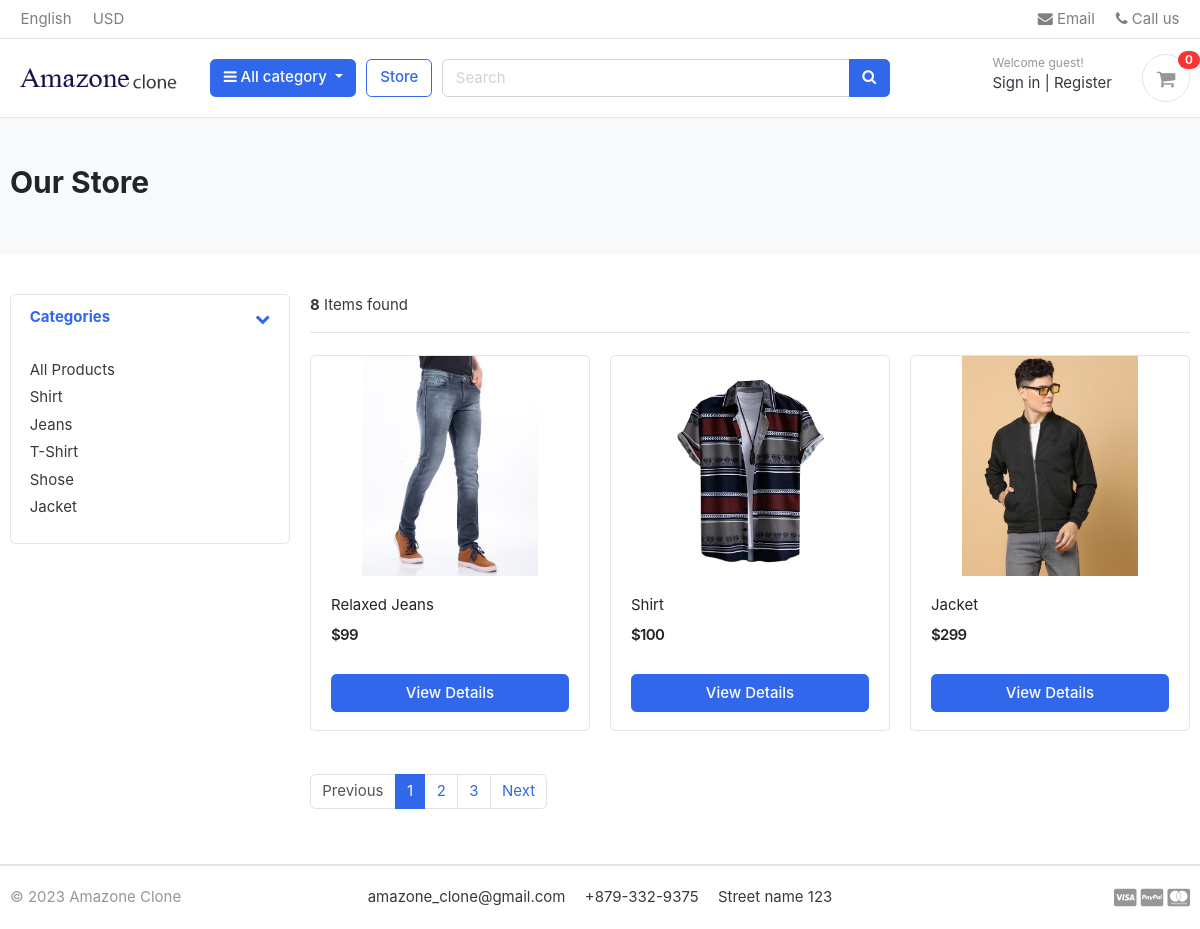
Page /store/ on the earlier database version.
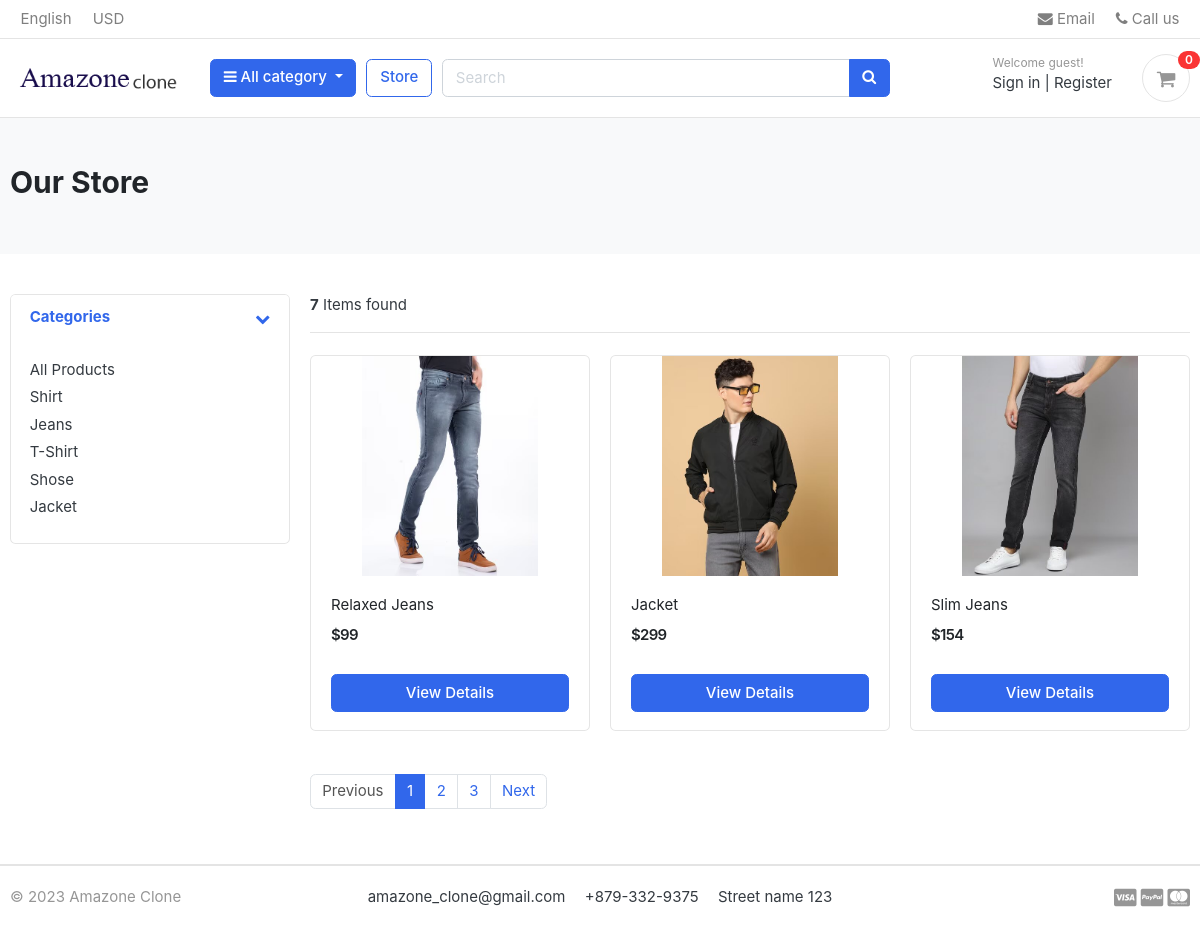
Same page on the later database version.
### category/models.py (models this page shows, shortened)
class Category(models.Model):
    category_name  = models.CharField(max_length=100)
    slug           = models.CharField(max_length=100, unique=True)
    description    = models.TextField(max_length=100, blank=True)
    cat_img        = models.ImageField(upload_to="photos/categories", blank=True)
    class Meta:
        verbose_name        = 'category'
        verbose_name_plural = 'categories'
    def get_url(self):
        return reverse('products_by_category', args=[self.slug])

### store/models.py (models this page shows, shortened)
class Product(models.Model):
    product_name    = models.CharField(max_length=100, unique=True)
    description     = models.TextField(max_length=500, blank=True)
    slug            = models.SlugField(max_length=100, unique=True)
    price           = models.IntegerField()
    images          = models.ImageField(upload_to='products')
    stock           = models.IntegerField()
    is_available    = models.BooleanField(default=True)
    category        = models.ForeignKey(Category, on_delete=models.CASCADE)
    created_date    = models.DateTimeField(auto_now_add=True)
    modified_date   = models.DateTimeField(auto_now=True)
    def get_url(self):
        return reverse('product_detail', args=[self.category.slug, self.slug])

### store/views.py (the view)
# urls.py: path('store/', include('store.urls')),
def store(request, category_slug=None):
    categories = None
    products = None
    if category_slug != None:
        categories = get_object_or_404(Category, slug=category_slug)
        products = Product.objects.filter(category=categories, is_available=True).order_by('id')
        paginator = Paginator(products, 1)
        page = request.GET.get('page')
        paged_products = paginator.get_page(page)
        product_count = products.count()
    else:
        products = Product.objects.all().filter(is_available=True).order_by('id')
        paginator = Paginator(products, 3)
        page = request.GET.get('page')
        paged_products = paginator.get_page(page)
        product_count = products.count()
    context = {
        'products': paged_products,
        'product_count': product_count,
    }
    return render(request, 'store/store.html', context)

### carts/context_processors.py (called while the page is built)
def counter(request):
    cart_count = 0
    if 'admin' in request.path:
        return{}
    else:
        try:
            cart = Cart.objects.filter(cart_id=_cart_id(request))
            if request.user.is_authenticated:
                cart_items = CartItem.objects.all().filter(user=request.user)
            else:
                cart_items = CartItem.objects.all().filter(cart=cart[:1])
            for cart_item in cart_items:
                cart_count += cart_item.quantity
        except Cart.DoesNotExist:
            cart_count = 0
    return dict(cart_count=cart_count)

### carts/views.py (called while the page is built)
def _cart_id(request):
    cart = request.session.session_key
    if not cart:
        cart = request.session.create()
    return cart

### category/context_processors.py (called while the page is built)
def menu_links(request):
    links = Category.objects.all()
    return dict(links=links)

### templates/store/store.html (shortened to what this page needs)
{% extends 'base.html' %}
{% load static %}
{% block content %}
<section class="section-pagetop bg">
    <div class="container">
        {% if 'search' in request.path %}
            <h2 class="title-page">Search Result</h2>
        {% else %}
            <h2 class="title-page">Our Store</h2>
        {% endif %}
    </div>
    </section>
    <section class="section-content padding-y">
    <div class="container">
    <div class="row">
        <aside class="col-md-3">
    <div class="card">
        <article class="filter-group">
            <header class="card-header">
                <a href="#" data-toggle="collapse" data-target="#collapse_1" aria-expanded="true" class="">
                    <i class="icon-control fa fa-chevron-down"></i>
                    <h6 class="title">Categories</h6>
                </a>
            </header>
            <div class="filter-content collapse show" id="collapse_1" style="">
                <div class="card-body">
                    <ul class="list-menu">
                            <li><a href="{% url 'store' %}"> All Products </a></li>
                        {% for category in links %}
                            <li><a href="{{ category.get_url }}">{{ category.category_name }}  </a></li>
                        {% endfor %}
                    </ul>
                </div>
            </div>
        </article>
        </aside>
        <main class="col-md-9">
    <header class="border-bottom mb-4 pb-3">
            <div class="form-inline">
                <span class="mr-md-auto"><b>{{ product_count }}</b> Items found </span>
            </div>
    </header>
    <div class="row">
        {% if products %}
            {% for product in products %}
            <div class="col-md-4">
                <figure class="card card-product-grid">
                    <div class="img-wrap">
                        <a href="{{ product.get_url }}"><img src="{{product.images.url}}"></a>
                    </div>
                    <figcaption class="info-wrap">
                        <div class="fix-height">
                            <a href="{{ product.get_url }}" class="title">{{ product.product_name }}</a>
                            <div class="price-wrap mt-2">
                                <span class="price">${{ product.price }}</span>
                            </div>
                        </div>
                        <a href="{{ product.get_url }}" class="btn btn-block btn-primary"> View Details </a>
                    </figcaption>
                </figure>
            </div>
            {% endfor %}
        {% else %}
            <div>
                <h2>No Result Found, Plese Try Again.</h2>
            </div>
        {% endif %}
    </div>
    <nav class="mt-4" aria-label="Page navigation sample">
        {% if products.has_other_pages %}
            <ul class="pagination">
                {% if products.has_previous %}
                    <li class="page-item"><a class="page-link" href="?page={{ products.previous_page_number }}">Previous</a></li>
                {% else %}
                    <li class="page-item disabled"><a class="page-link" href="#">Previous</a></li>
                {% endif %}
                {% for i in products.paginator.page_range %}
                    {% if products.number == i %}
                        <li class="page-item active"><a class="page-link" href="">{{ i }}</a></li>
                    {% else %}
                        <li class="page-item"><a class="page-link" href="?page={{i}}">{{ i }}</a></li>
                    {% endif %}
                {% endfor %}
                {% if products.has_next %}
                    <li class="page-item"><a class="page-link" href="?page={{ products.next_page_number }}">Next</a></li>
                {% else %}
                    <li class="page-item disabled"><a class="page-link" href="#">Next</a></li>
                {% endif %}
            </ul>
        {% endif %}
    </nav>
        </main>
    </div>
    </div>
    </section>
{% endblock %}

Differences in the rows shown:
removed Product: images (picture), product_name "Shirt", price "100"
now on this page (row unchanged): Product: images (picture), product_name "Slim Jeans", price "154"
Other differences:
{{ product_count }}: "8" → "7"
